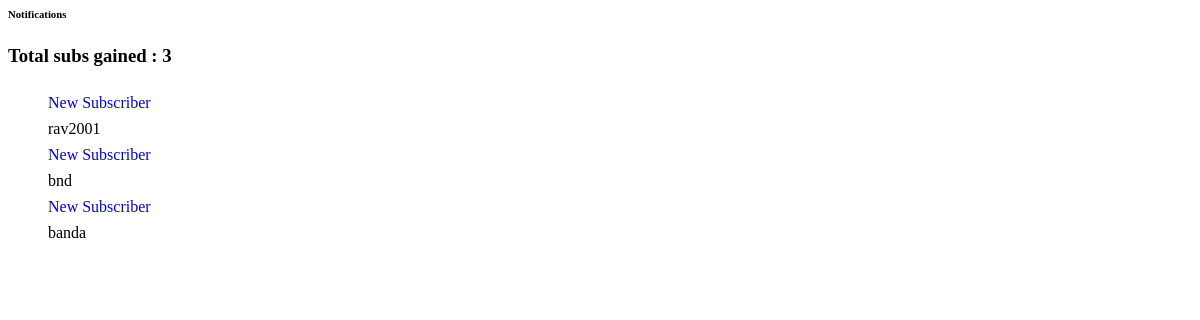
The page /notifications/ (signed in) on the database as committed earlier.
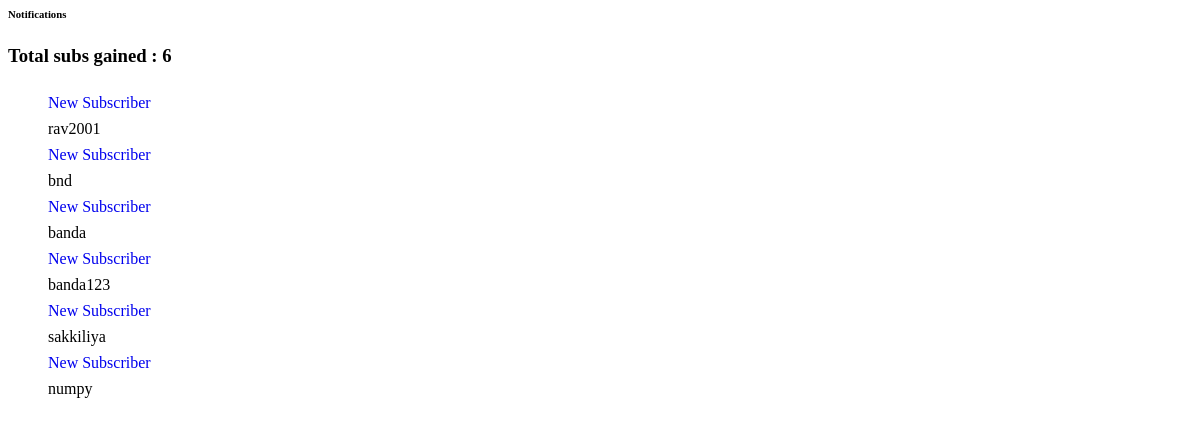
The same page on the database as committed later.
### community/models.py (models this page shows)
class CustomUser(AbstractUser):
	objects = UserManager()

### community/views.py (the view)
# urls.py: path('notifications/', notification_view, name='notifications'),
def notification_view(request):
	tube_user = TubeUser.objects.get(user=request.user).subscribed_users.all()
	users = User.objects.filter(tubeuser__in=tube_user)
	context = {
	'users':users
	}
	return render(request, 'notification_view.html', context)

### community/templates/notification_view.html (shortened to what this page needs)
        <div class="card shadow mb-4">
          <div class="card-header py-3">
              <h6 class="m-0 font-weight-bold text-primary">Notifications</h6>
          </div>
          <div class="card-body">
              <h3>Total subs gained : {{users|length}}</h3>
              <ul class="list-style-none ps-0">
                {% for user in users %}
                <li class="d-flex no-block card-body border-bottom">
                    <div> <a href="#" class="m-b-0 font-medium p-0" >New Subscriber</a> <span class="text-muted">{{user.username}}</span> </div>
                </li>
                {% endfor %}
              </ul>
          </div>

### community/templates/notification_view.html (style rules this page uses)
ul.list-style-none li { list-style: none }
ul.list-style-none li a { padding: 8px 0px; display: block; text-decoration: none }

Rows that differ between the two databases and show on the page:
added CustomUser: username "banda123"
added CustomUser: username "sakkiliya"
added CustomUser: username "numpy"
Other text that changed with them:
{{ users|length }}: "3" → "6"
